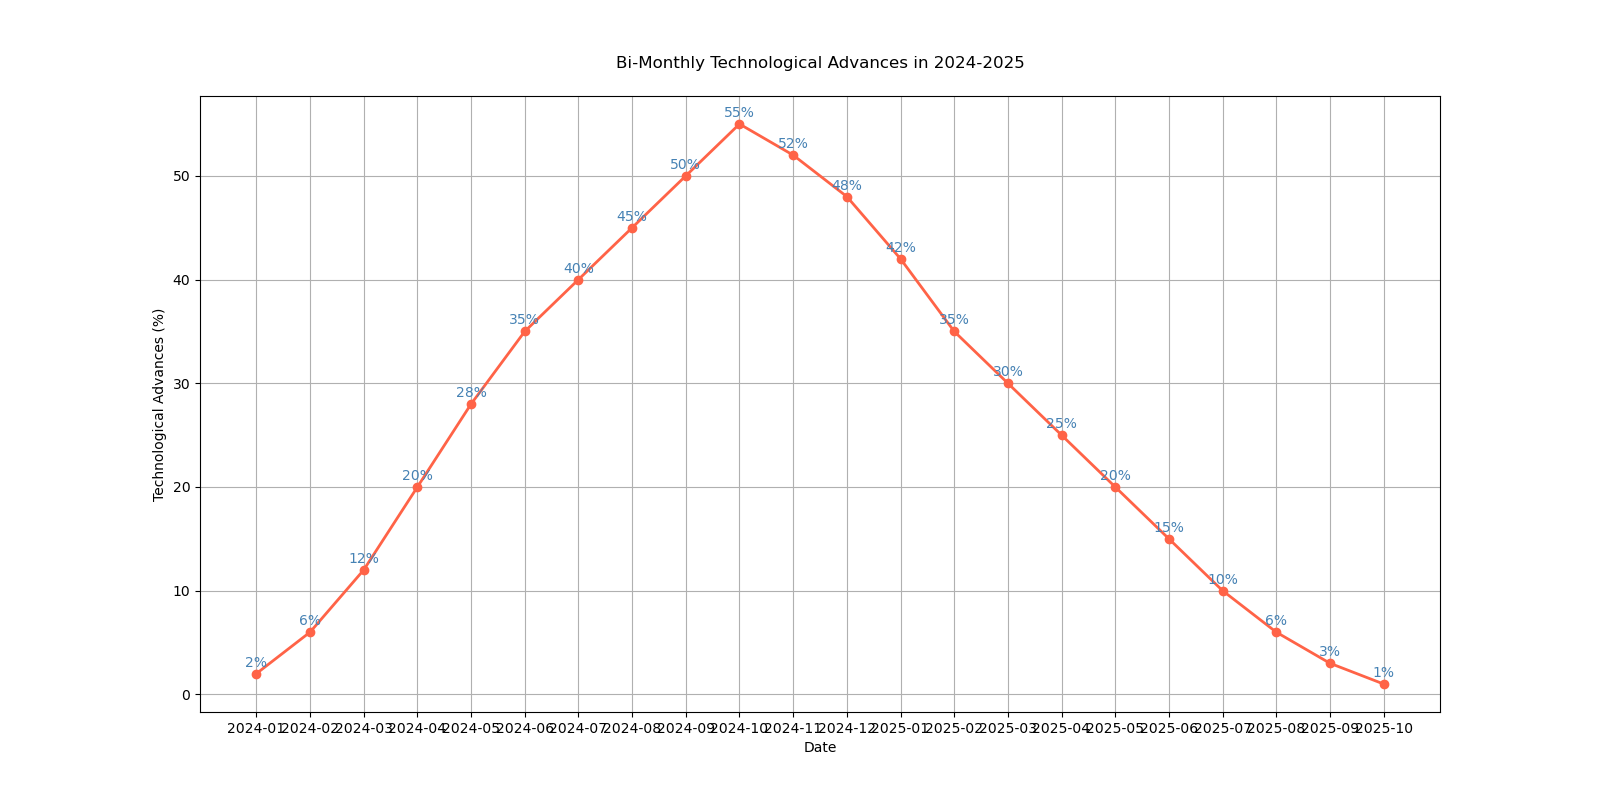

Write Python code to recreate this figure.

import matplotlib.pyplot as plt
import pandas as pd

# Data
dates = [
    "2024-01", "2024-02", "2024-03", "2024-04", "2024-05", "2024-06", "2024-07", "2024-08",
    "2024-09", "2024-10", "2024-11", "2024-12", "2025-01", "2025-02", "2025-03", "2025-04",
    "2025-05", "2025-06", "2025-07", "2025-08", "2025-09", "2025-10"
]
tech_advances = [
    2, 6, 12, 20, 28, 35, 40, 45, 50, 55, 52, 48, 42, 35, 30, 25, 20, 15, 10, 6, 3, 1
]

# Create the plot
plt.figure(figsize=(16, 8))  # Change the size of the chart
plt.plot(dates, tech_advances, marker='o', color="#FF6347", linewidth=2)  # Change color and add markers

# Annotations
for i, advance in enumerate(tech_advances):
    plt.annotate(f"{advance}%", (dates[i], advance), textcoords="offset points", xytext=(0, 5),
                 ha='center', color="#4682B4")

# Improve the visual appeal with labels, title, and grid
plt.xlabel('Date')
plt.ylabel('Technological Advances (%)')
plt.title('Bi-Monthly Technological Advances in 2024-2025', pad=20)
plt.grid(True)

# Show the plot
plt.show()
